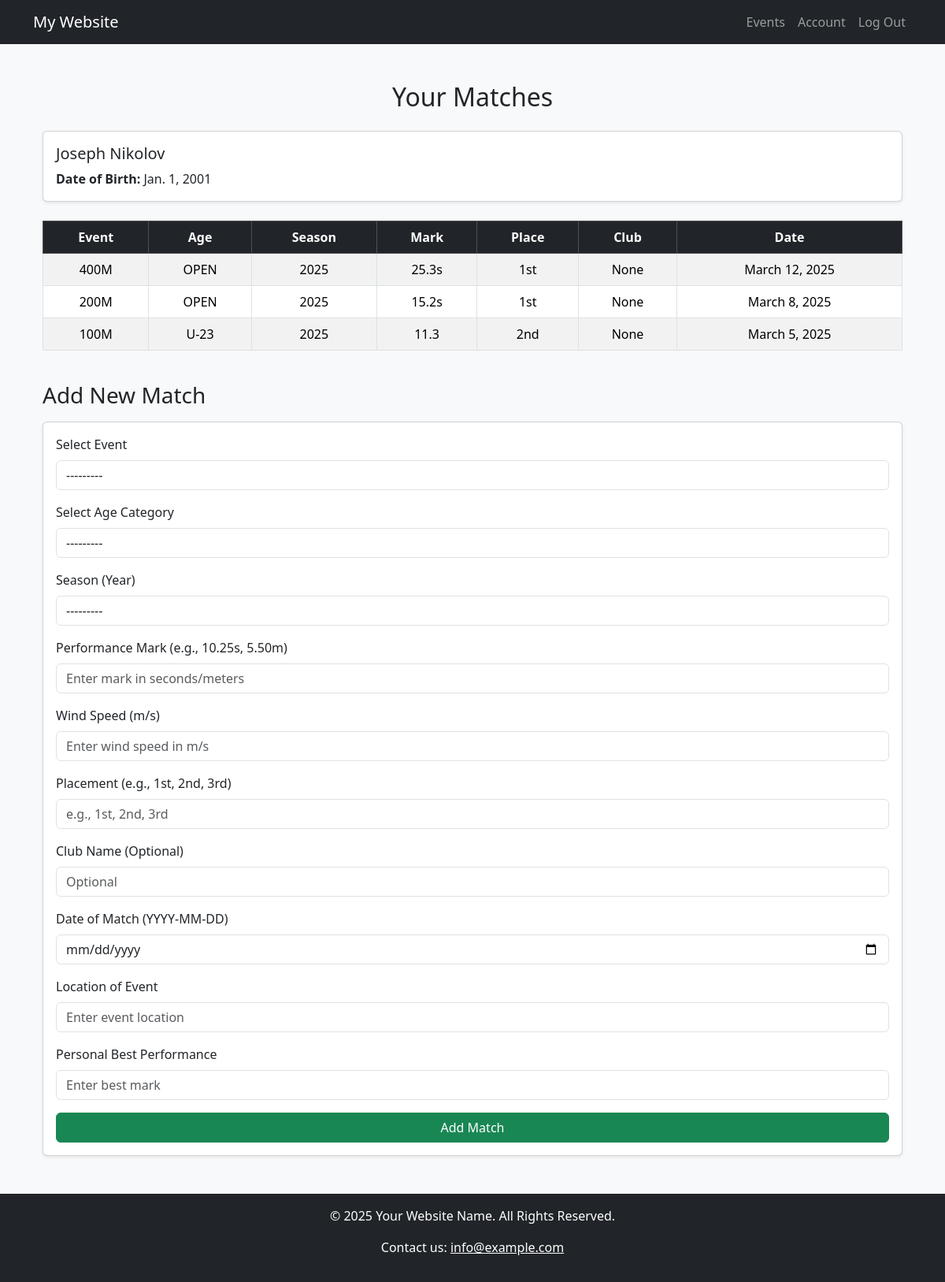
Page /athlete/matches/ (signed in) on the earlier database version.
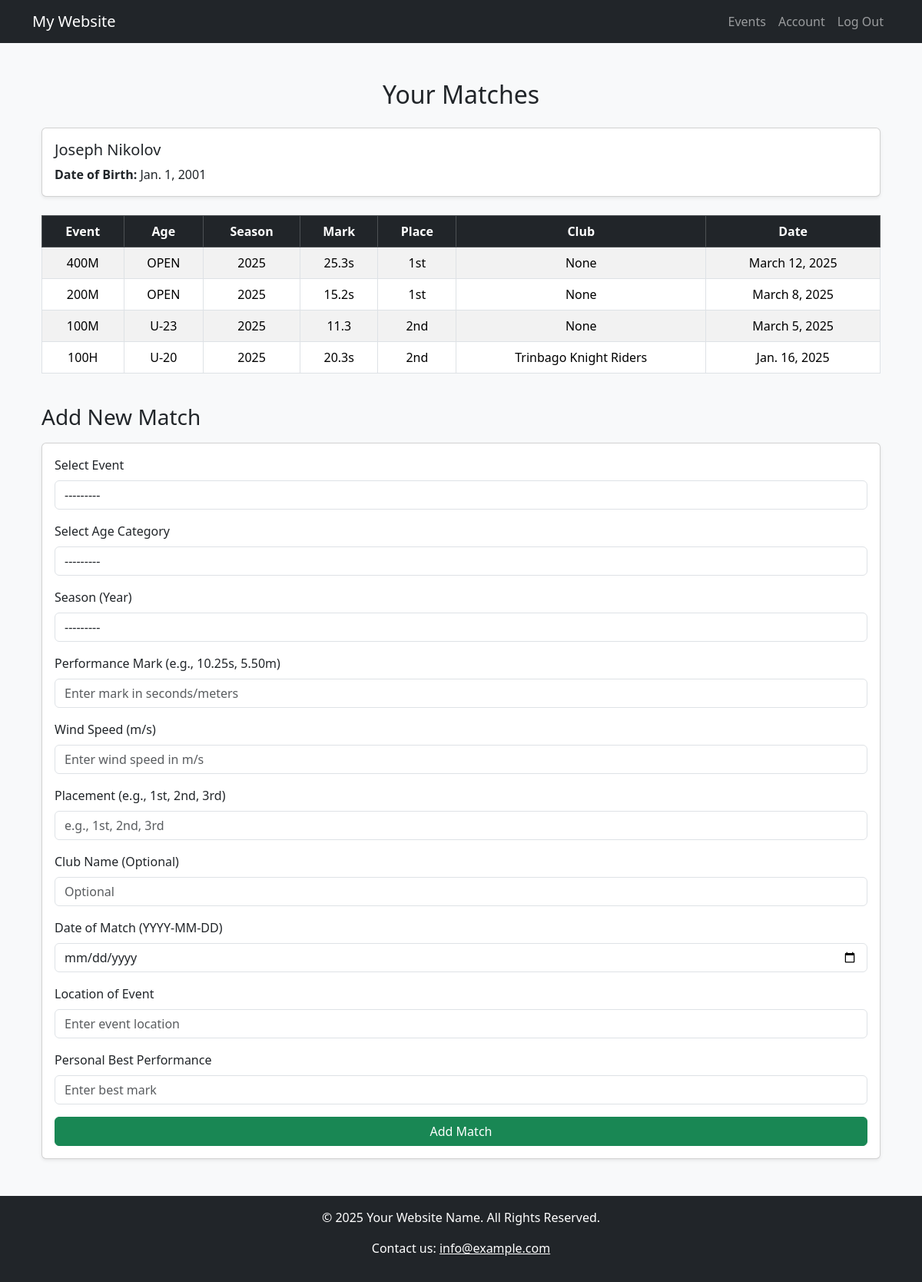
Same page on the later database version.
### webApp/models.py (models this page shows, shortened)
class Match(models.Model):
    AGES = [
        ("OPEN", "Open"),
        ("U-23", "Under-23"),
        ("U-20", "Under-20"),
        ("U-18", "Under-18"),
        ("U-17", "Under-17"),
        ("U-15", "Under-15"),
        ("U-13", "Under-13"),
        ("U-11", "Under-11"),
        ("U-09", "Under-9"),
    ]
    SEASON = [
        (2025, "2025"),
        (2024, "2024"),
        (2023, "2023"),
        (2022, "2022"),
        (2021, "2021"),
        (2020, "2020"),
        (2019, "2019"),
    ]
    EVENTS = [
        ("60M", "60 Meters"),
        ("80M", "80 Meters"),
        ("100M", "100 Meters"),
        ("200M", "200 Meters"),
        ("400M", "400 Meters"),
        ("800M", "800 Meters"),
        ("1000M", "1000 Meters"),
        ("1200M", "1200 Meters"),
        ("1500M", "1500 Meters"),
        ("3000M", "3000 Meters"),
        ("5000M", "5000 Meters"),
        ("10000M", "10000 Meters"),
        ("60H", "60 Hurdles"),
        ("100H", "100 Hurdles"),
        ("110H", "110 Hurdles"),
        ("400H", "400 Hurdles"),
        ("3000SC", "3000 SC"),
        ("4100R", "4×100 Relay"),
        ("4400R", "4×400 Relay"),
        ("HM", "Half Marathon"),
        ("M", "Marathon"),
        ("20KW", "20K Walk"),
        ("PENT", "Pentathlon"),
        ("HEPT", "Heptathlon"),
        ("OCTA", "Octathlon"),
        ("DECA", "Decathlon"),
        ("HJ", "High Jump"),
        ("LJ", "Long Jump"),
        ("TRJ", "Triple Jump"),
        ("PV", "Pole Vault"),
        ("DISCUS", "Discus"),
        ("JAVE", "Javelin"),
        ("HAM", "Hammer"),
        ("SHOT", "Shot Put"),
        ("80H", "80 Hurdles"),
        ("BT", "Ball Throw"),
    ]
    matchID = models.AutoField(primary_key=True)
    athlete = models.ForeignKey(AthleteProfile, on_delete=models.CASCADE, related_name="matches")
    event = models.CharField(max_length=20, choices=EVENTS, null=True)
    windSpeed = models.DecimalField(max_digits=3, decimal_places=1)
    place = models.CharField(max_length=200, null=True, blank=True)
    date = models.DateField(blank=False)
    location = models.CharField(max_length=200)
    mark = models.CharField(max_length=10)
    age = models.CharField(max_length=5, choices=AGES)
    club = models.CharField(max_length=200, default=None, blank=True, null=True)
    personalBest = models.DecimalField(max_digits=10, decimal_places=2, blank=True, null=True)
    season = models.IntegerField(choices=SEASON)
    gender = models.CharField(max_length=6, choices=AthleteProfile.GENDER)

### webApp/views.py (the view)
# urls.py: path('athlete/matches/', views.athlete_matches, name='athlete_matches'),
@login_required
def athlete_matches(request):
    user = request.user
    try:
        athlete = AthleteProfile.objects.get(user=user)
    except AthleteProfile.DoesNotExist:
        athlete = None
    matches = Match.objects.filter(athlete=athlete)
    if request.method == 'POST':
        form = MatchForm(request.POST)
        if form.is_valid():
            new_match = form.save(commit=False)
            new_match.athlete = athlete
            new_match.gender = athlete.gender
            new_match.save()
            return redirect('athlete_matches')
    else:
        form = MatchForm()
    return render(request, 'website/athlete_matches.html', {'matches': matches, 'form': form, 'athlete': athlete})

### webApp/templates/website/athlete_matches.html (shortened to what this page needs)
{% extends "website/layout.html" %}
{% block body %}
<div class="container my-5">
    <h2 class="text-center mb-4">Your Matches</h2>
    <div class="card mb-4 shadow-sm">
        <div class="card-body">
            <h5 class="card-title">{{ athlete.name }}</h5>
            <p class="card-text"><strong>Date of Birth:</strong> {{ athlete.dob }}</p>
        </div>
    </div>
    <div class="table-responsive">
        <table class="table table-striped table-bordered text-center">
            <thead class="table-dark">
                <tr>
                    <th>Event</th>
                    <th>Age</th>
                    <th>Season</th>
                    <th>Mark</th>
                    <th>Place</th>
                    <th>Club</th>
                    <th>Date</th>
                </tr>
            </thead>
            <tbody>
                {% for match in matches %}
                <tr>
                    <td>{{ match.event }}</td>
                    <td>{{ match.age }}</td>
                    <td>{{ match.season }}</td>
                    <td>{{ match.mark }}</td>
                    <td>{{ match.place }}</td>
                    <td>{{ match.club }}</td>
                    <td>{{ match.date }}</td>
                </tr>
                {% empty %}
                <tr>
                    <td colspan="7" class="text-muted">No matches recorded yet.</td>
                </tr>
                {% endfor %}
            </tbody>
        </table>
    </div>
    <section class="mt-4">
        <h3 class="mb-3">Add New Match</h3>
        <div class="card shadow-sm">
            <div class="card-body">
                <form method="POST">
                    {% for field in form %}
                        <div class="mb-3">
                            <label class="form-label d-block">{{ field.label }}</label>
                            {{ field }}
                        </div>
                    {% endfor %}
                    <button type="submit" class="btn btn-success w-100">Add Match</button>
                </form>
            </div>
        </div>
    </section>
</div>
{% endblock %}

Differences in the rows shown:
added Match: event "100H", age "U-20", season "2025", mark "20.3s", place "2nd", club "Trinbago Knight Riders", date "Jan. 16, 2025"
